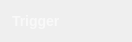
<?xml version="1.0" encoding="UTF-8"?>
<ui version="4.0">
 <class>Trigger</class>
 <widget class="QWidget" name="Trigger">
  <property name="geometry">
   <rect>
    <x>0</x>
    <y>0</y>
    <width>132</width>
    <height>38</height>
   </rect>
  </property>
  <property name="sizePolicy">
   <sizepolicy hsizetype="Minimum" vsizetype="Minimum">
    <horstretch>0</horstretch>
    <verstretch>0</verstretch>
   </sizepolicy>
  </property>
  <property name="windowTitle">
   <string>Form</string>
  </property>
  <property name="styleSheet">
   <string notr="true">QWidget {
  color: rgba(255, 255, 255, 153);
  font-family: &quot;monospace&quot;;
  border-width: 0px;
  border-radius: 6px;
}

QWidget:hover {
  background-color: rbga(20, 20, 22, 153);
}
</string>
  </property>
  <layout class="QHBoxLayout" name="horizontalLayout">
   <property name="spacing">
    <number>12</number>
   </property>
   <property name="leftMargin">
    <number>12</number>
   </property>
   <property name="rightMargin">
    <number>12</number>
   </property>
   <item>
    <widget class="QLabel" name="label">
     <property name="sizePolicy">
      <sizepolicy hsizetype="Minimum" vsizetype="Minimum">
       <horstretch>0</horstretch>
       <verstretch>0</verstretch>
      </sizepolicy>
     </property>
     <property name="minimumSize">
      <size>
       <width>40</width>
       <height>0</height>
      </size>
     </property>
     <property name="styleSheet">
      <string notr="true">QLabel {
  background-color: transparent;
  font-size: 14px;
  font-weight: bold;
}</string>
     </property>
     <property name="text">
      <string>Trigger</string>
     </property>
    </widget>
   </item>
   <item>
    <widget class="QPushButton" name="btn">
     <property name="sizePolicy">
      <sizepolicy hsizetype="Minimum" vsizetype="Minimum">
       <horstretch>0</horstretch>
       <verstretch>0</verstretch>
      </sizepolicy>
     </property>
     <property name="styleSheet">
      <string notr="true">QPushButton {
  width: 40px;
  height: 20px;
  background-color: transparent;
}
QPushButton:pressed {
  border-image: url(:/icons/setup_btn_checked.svg)
}
QPushButton:!pressed {
  border-image: url(:/icons/setup_btn_unchecked.svg)
}

QPushButton:hover:!pressed:!checked {
  border-image: url(:/icons/setup_btn_hover.svg)
}

QPushButton:checked {
  border-image: url(:/icons/setup_btn_checked.svg)
}</string>
     </property>
     <property name="text">
      <string/>
     </property>
     <property name="iconSize">
      <size>
       <width>40</width>
       <height>20</height>
      </size>
     </property>
     <property name="checkable">
      <bool>true</bool>
     </property>
     <property name="checked">
      <bool>false</bool>
     </property>
     <property name="flat">
      <bool>true</bool>
     </property>
    </widget>
   </item>
  </layout>
 </widget>
 <resources/>
 <connections/>
</ui>
